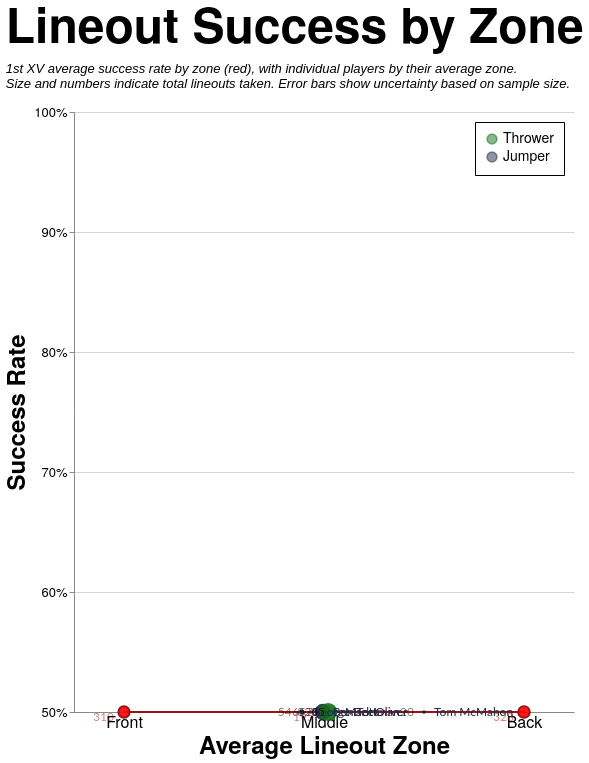

The Vega-Lite source for this figure:
### Vega-Lite specification from a JSON file in a GitHub repository (floating-point values rounded to 4 significant figures)
{"config": {"axis": {"labelFont": "PT Sans Narrow, Helvetica Neue, Helvetica, Arial, sans-serif", "titleFont": "PT Sans Narrow, Helvetica Neue, Helvetica, Arial, sans-serif", "labelFontSize": 13, "titleFontSize": 24, "gridColor": "#202947", "gridOpacity": 0.2, "zindex": 1}, "text": {"font": "Lato, sans-serif"}, "bar": {"cornerRadiusEnd": 5}, "header": {"labelFont": "PT Sans Narrow, Helvetica Neue, Helvetica, Arial, sans-serif", "titleFont": "PT Sans Narrow, Helvetica Neue, Helvetica, Arial, sans-serif", "labelFontSize": 24, "titleFontSize": 28, "labelFontWeight": "bold", "orient": "left"}, "legend": {"labelFont": "PT Sans Narrow, Helvetica Neue, Helvetica, Arial, sans-serif", "titleFont": "PT Sans Narrow, Helvetica Neue, Helvetica, Arial, sans-serif", "labelFontSize": 14, "titleFontSize": 16, "titlePadding": 5, "fillColor": "white", "strokeColor": "black", "padding": 10, "titleFontWeight": "lighter", "titleFontStyle": "italic", "titleColor": "gray", "offset": 10}, "title": {"font": "PT Sans Narrow, Helvetica Neue, Helvetica, Arial, sans-serif", "fontSize": 48, "fontWeight": "bold", "anchor": "start", "align": "center", "titlePadding": 20, "subtitlePadding": 10, "subtitleFontSize": 13, "subtitleColor": "", "subtitleFontStyle": "italic", "offset": 15, "color": "black"}, "axisX": {"labelAngle": 0}, "facet": {"title": null, "header": null, "align": {"row": "each", "column": "each"}, "spacing": 10}, "resolve": {"scale": {"y": "independent", "facet": "independent"}}, "background": "transparent", "scale": {"offsetBandPaddingOuter": 0.2, "offsetBandPaddingInner": 0.1}, "view": {"stroke": null, "background": "transparent"}}, "layer": [{"mark": {"type": "line", "color": "#991515"}, "encoding": {"x": {"axis": {"grid": false, "labelExpr": "datum.value == 1 ? 'Front' : datum.value == 2 ? 'Middle' : 'Back'", "labelFontSize": 16, "tickCount": 3, "ticks": false, "values": [1, 2, 3]}, "field": "zone", "scale": {"domain": [0.75, 3.25], "nice": false}, "title": "Average Lineout Zone", "type": "quantitative"}, "y": {"axis": {"format": "%", "tickCount": 5}, "field": "pct_won", "scale": {"domain": [0.5, 1.0]}, "title": "Success Rate", "type": "quantitative"}}}, {"mark": {"type": "point", "color": "#991515", "fill": "red", "fillOpacity": 0.9}, "encoding": {"size": {"field": "total", "legend": null, "scale": {"domain": [10, 1000], "range": [10, 400]}, "type": "quantitative"}, "x": {"axis": {"grid": false, "labelExpr": "datum.value == 1 ? 'Front' : datum.value == 2 ? 'Middle' : 'Back'", "labelFontSize": 16, "tickCount": 3, "ticks": false, "values": [1, 2, 3]}, "field": "zone", "scale": {"domain": [0.75, 3.25], "nice": false}, "title": "Average Lineout Zone", "type": "quantitative"}, "y": {"axis": {"format": "%", "tickCount": 5}, "field": "pct_won", "scale": {"domain": [0.5, 1.0]}, "title": "Success Rate", "type": "quantitative"}}}, {"mark": {"type": "text", "align": "right", "color": "#991515", "dx": -10, "dy": 5, "opacity": 0.5}, "encoding": {"size": {"value": 12}, "text": {"field": "total", "type": "quantitative"}, "x": {"axis": {"grid": false, "labelExpr": "datum.value == 1 ? 'Front' : datum.value == 2 ? 'Middle' : 'Back'", "labelFontSize": 16, "tickCount": 3, "ticks": false, "values": [1, 2, 3]}, "field": "zone", "scale": {"domain": [0.75, 3.25], "nice": false}, "title": "Average Lineout Zone", "type": "quantitative"}, "y": {"axis": {"format": "%", "tickCount": 5}, "field": "pct_won", "scale": {"domain": [0.5, 1.0]}, "title": "Success Rate", "type": "quantitative"}}}, {"data": {"name": "data-64582d29b414222e35dfa6e43490b34f"}, "mark": {"type": "errorbar", "opacity": 0.5}, "encoding": {"color": {"field": "player_type", "legend": {"orient": "top-right"}, "scale": {"domain": ["Thrower", "Jumper"], "range": ["#146f14", "#202946"]}, "title": null, "type": "nominal"}, "size": {"field": "total", "legend": null, "scale": {"domain": [10, 1000], "range": [10, 400]}, "type": "quantitative"}, "tooltip": [{"field": "player_type", "type": "nominal"}, {"field": "player", "type": "nominal"}, {"field": "total", "type": "quantitative"}, {"field": "won", "type": "quantitative"}, {"field": "pct_won", "format": ".1%", "type": "quantitative"}, {"field": "avg_zone", "type": "quantitative"}], "x": {"field": "avg_zone", "type": "quantitative"}, "y": {"field": "ymin", "scale": {"clamp": true}, "title": "Success Rate", "type": "quantitative"}, "y2": {"field": "ymax", "title": null}}, "transform": [{"calculate": "datum.pct_won - datum.error_margin", "as": "ymin"}, {"calculate": "datum.pct_won + datum.error_margin", "as": "ymax"}]}, {"data": {"name": "data-64582d29b414222e35dfa6e43490b34f"}, "mark": {"type": "circle", "fillOpacity": 0.9, "opacity": 1.0, "size": 100}, "encoding": {"color": {"field": "player_type", "legend": {"orient": "top-right"}, "scale": {"domain": ["Thrower", "Jumper"], "range": ["#146f14", "#202946"]}, "title": null, "type": "nominal"}, "size": {"field": "total", "legend": null, "scale": {"domain": [10, 1000], "range": [10, 400]}, "type": "quantitative"}, "tooltip": [{"field": "player_type", "type": "nominal"}, {"field": "player", "type": "nominal"}, {"field": "total", "type": "quantitative"}, {"field": "won", "type": "quantitative"}, {"field": "pct_won", "format": ".1%", "type": "quantitative"}, {"field": "avg_zone", "type": "quantitative"}], "x": {"field": "avg_zone", "title": "Average Lineout Zone", "type": "quantitative"}, "y": {"field": "pct_won", "title": "Success Rate", "type": "quantitative"}}}, {"data": {"name": "data-64582d29b414222e35dfa6e43490b34f"}, "mark": {"type": "text", "align": "left", "dx": 10}, "encoding": {"color": {"field": "player_type", "legend": {"orient": "top-right"}, "scale": {"domain": ["Thrower", "Jumper"], "range": ["#146f14", "#202946"]}, "title": null, "type": "nominal"}, "size": {"value": 12}, "text": {"field": "player", "type": "nominal"}, "tooltip": [{"field": "player_type", "type": "nominal"}, {"field": "player", "type": "nominal"}, {"field": "total", "type": "quantitative"}, {"field": "won", "type": "quantitative"}, {"field": "pct_won", "format": ".1%", "type": "quantitative"}, {"field": "avg_zone", "type": "quantitative"}], "x": {"field": "avg_zone", "title": "Average Lineout Zone", "type": "quantitative"}, "y": {"field": "pct_won", "title": "Success Rate", "type": "quantitative"}}}, {"data": {"name": "data-64582d29b414222e35dfa6e43490b34f"}, "mark": {"type": "text", "align": "right", "dx": -10, "opacity": 0.5}, "encoding": {"color": {"value": "black"}, "size": {"value": 12}, "text": {"field": "total", "type": "quantitative"}, "tooltip": [{"field": "player_type", "type": "nominal"}, {"field": "player", "type": "nominal"}, {"field": "total", "type": "quantitative"}, {"field": "won", "type": "quantitative"}, {"field": "pct_won", "format": ".1%", "type": "quantitative"}, {"field": "avg_zone", "type": "quantitative"}], "x": {"field": "avg_zone", "title": "Average Lineout Zone", "type": "quantitative"}, "y": {"field": "pct_won", "title": "Success Rate", "type": "quantitative"}}}], "data": {"name": "data-33cf85d4bedd6be6c867115601ad99af"}, "height": 600, "resolve": {"scale": {"x": "shared", "y": "shared"}}, "title": {"text": "Lineout Success by Zone", "subtitle": ["1st XV average success rate by zone (red), with individual players by their average zone.", "Size and numbers indicate total lineouts taken. Error bars show uncertainty based on sample size."]}, "width": 500, "$schema": "https://vega.github.io/schema/vega-lite/v5.20.1.json", "datasets": {"data-33cf85d4bedd6be6c867115601ad99af": [{"zone": 1, "total": 310, "won": 0, "pct_won": 0.0}, {"zone": 2, "total": 195, "won": 0, "pct_won": 0.0}, {"zone": 3, "total": 328, "won": 0, "pct_won": 0.0}], "data-64582d29b414222e35dfa6e43490b34f": [{"player_type": "Jumper", "player": "Ben Tottman", "total": 657, "won": 0, "pct_won": 0.0, "error_margin": 0.0, "avg_zone": 1.994}, {"player_type": "Jumper", "player": "George Beet", "total": 54, "won": 0, "pct_won": 0.0, "error_margin": 0.0, "avg_zone": 1.889}, {"player_type": "Jumper", "player": "Mark Oliver", "total": 55, "won": 0, "pct_won": 0.0, "error_margin": 0.0, "avg_zone": 2.055}, {"player_type": "Jumper", "player": "Tom McMahon", "total": 20, "won": 0, "pct_won": 0.0, "error_margin": 0.0, "avg_zone": 2.5}, {"player_type": "Thrower", "player": "", "total": 820, "won": 0, "pct_won": 0.0, "error_margin": 0.0, "avg_zone": 2.021}]}}
